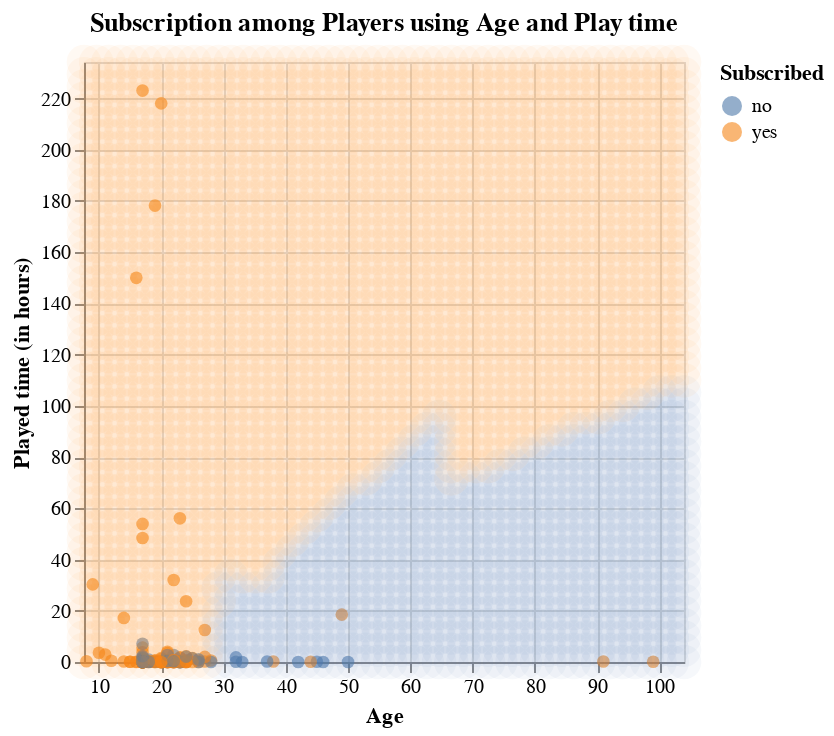

Source (notebook cell):
### Markdown cell above
##### **E. Visualization of the analysis**

### Code cell
# fit the model on the training data
knn = KNeighborsClassifier(n_neighbors=11)

knn_pipeline = make_pipeline(players_preprocessor, knn)

knn_fit = knn_pipeline.fit(
    X=players_train[["age", "played_hours"]],
    y=players_train["subscribe"]
)

# create the grid of age/playtime vals, and arrange in a data frame
are_grid = np.linspace(
    players["age"].min() * 0.95, players["age"].max() * 1.05, 50
)
smo_grid = np.linspace(
    players["played_hours"].min() * 0.95, players["played_hours"].max() * 1.05, 50
)
asgrid = np.array(np.meshgrid(are_grid, smo_grid)).reshape(2, -1).T
asgrid = pd.DataFrame(asgrid, columns=["age", "played_hours"])

# use the fit workflow to make predictions at the grid points
knnPredGrid = knn_fit.predict(asgrid)

# bind the predictions as a new column with the grid points
prediction_table = asgrid.copy()
prediction_table["subscribe"] = knnPredGrid

# plot:
# 1. the colored scatter of the original data
unscaled_plot = alt.Chart(players).mark_point(
    opacity=0.6,
    filled=True,
    size=40
).encode(
    x=alt.X("age")
        .scale(
            nice=False,
            domain=(
                players["age"].min() * 0.95,
                players["age"].max() * 1.05
            )
        ),
    y=alt.Y("played_hours")
        .scale(
            nice=False,
            domain=(
                players["played_hours"].min() * 0.95,
                players["played_hours"].max() * 1.05
            )
        ),
    color=alt.Color("subscribe").title("Subscribed")
)

# 2. the faded colored scatter for the grid points
prediction_plot = alt.Chart(prediction_table, title="Subscription among Players using Age and Play time").mark_point(
    opacity=0.05,
    filled=True,
    size=300
).encode(
    x=alt.X("age").title("Age"),
    y=alt.Y("played_hours").title("Played time (in hours)"),
    color=alt.Color("subscribe").title("Subscribed")
)
unscaled_plot + prediction_plot

### Figure 1 — Vega-Lite specification as saved in the notebook (floating-point values rounded to 4 significant figures; data arrays with more than 128 entries replaced by an {"elided": "..."} marker saying what was removed)
{"config": {"view": {"continuousWidth": 300, "continuousHeight": 300}}, "layer": [{"data": {"name": "data-3ca2bc56316fab168b005fda8583e683"}, "mark": {"type": "point", "filled": true, "opacity": 0.6, "size": 40}, "encoding": {"color": {"field": "subscribe", "title": "Subscribed", "type": "nominal"}, "x": {"field": "age", "scale": {"nice": false, "domain": [7.6, 104.0]}, "type": "quantitative"}, "y": {"field": "played_hours", "scale": {"nice": false, "domain": [0.0, 234.3]}, "type": "quantitative"}}}, {"data": {"name": "data-e76e509a21c8314fd8013b5898daa802"}, "mark": {"type": "point", "filled": true, "opacity": 0.05, "size": 300}, "encoding": {"color": {"field": "subscribe", "title": "Subscribed", "type": "nominal"}, "x": {"field": "age", "title": "Age", "type": "quantitative"}, "y": {"field": "played_hours", "title": "Played time (in hours)", "type": "quantitative"}}, "title": "Subscription among Players using Age and Play time"}], "$schema": "https://vega.github.io/schema/vega-lite/v5.20.1.json", "datasets": {"data-3ca2bc56316fab168b005fda8583e683": {"elided": "196 records"}, "data-e76e509a21c8314fd8013b5898daa802": {"elided": "2500 records"}}}
